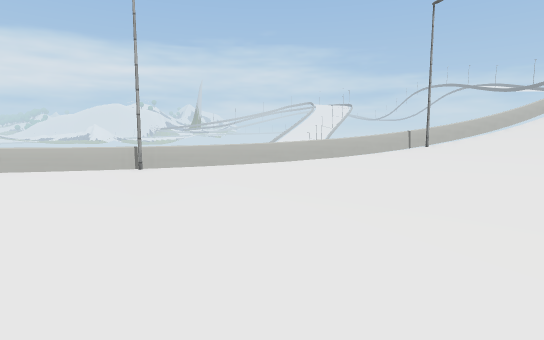
view 1 (above)

15 first-person views from a walk through a Unity game level. The camera is 1.4 m above the floor, tilts 6° down and sees 80° across. The floor is counted in squares, 2 m on a side. Each view is taken from the middle of a square. On the plan, view 1 faces up. The plan holds only what a view shows up to about 10 squares ahead; the rest is blank. The place goes on beyond the plan. Some trees and plants on the terrain are drawn as simple stand-ins. The player character is not drawn. Some surface patterns are stand-ins.

view 2
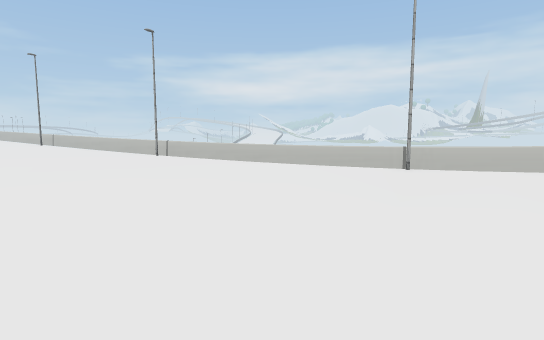

view 3
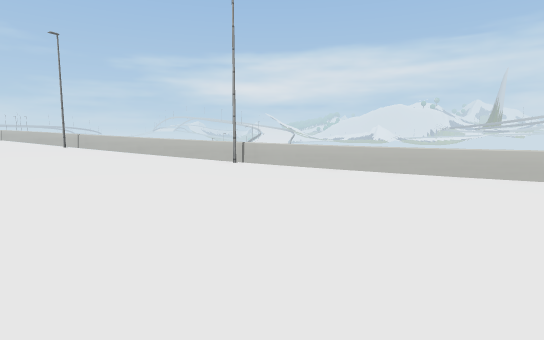

view 4
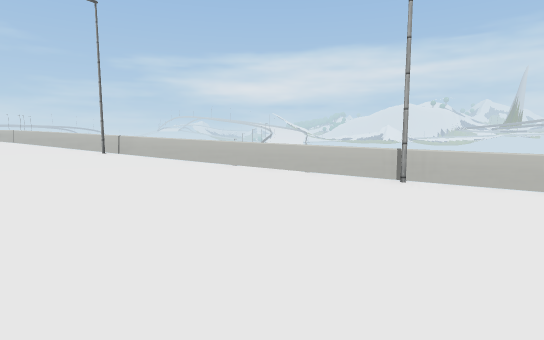

view 5
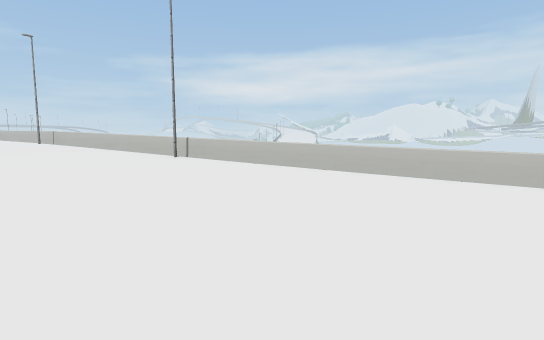

view 6
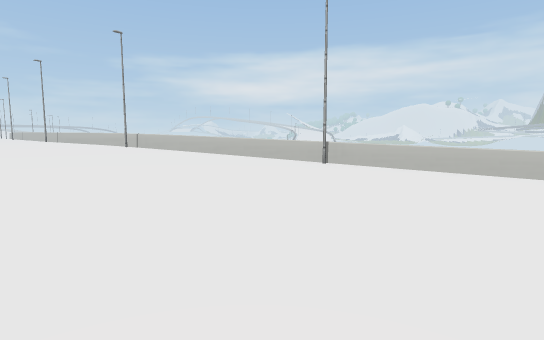

view 7
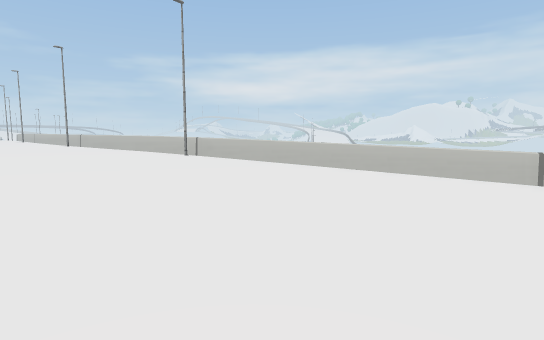

view 8
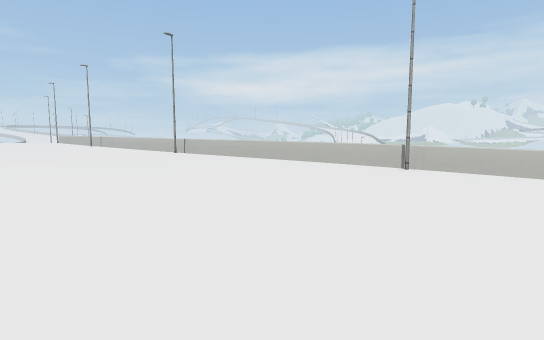

view 9
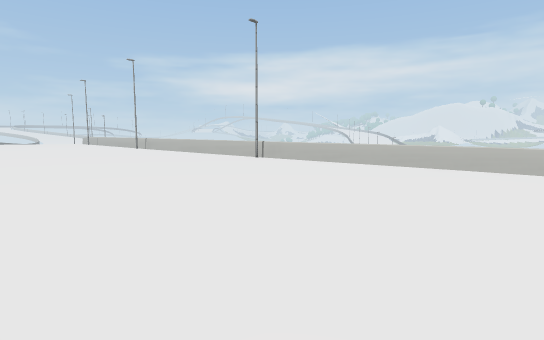

view 10
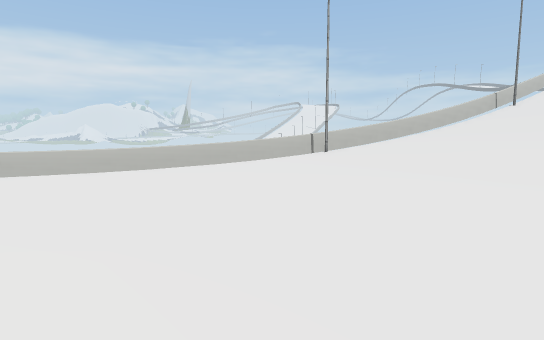

view 11
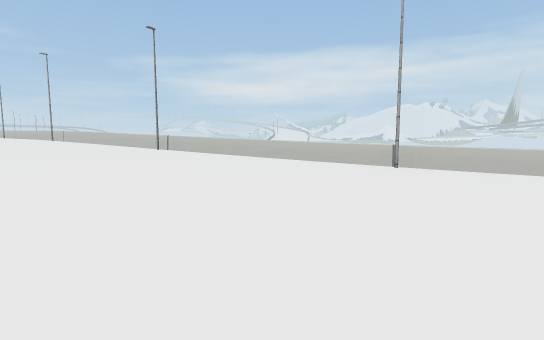

view 12
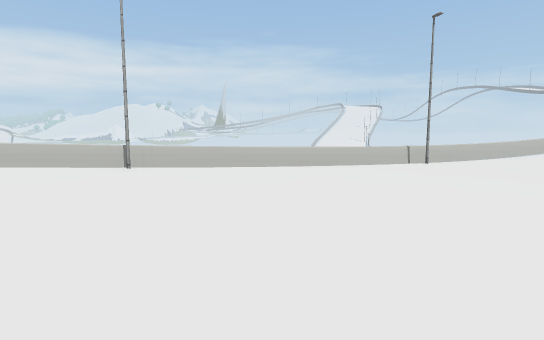

view 13
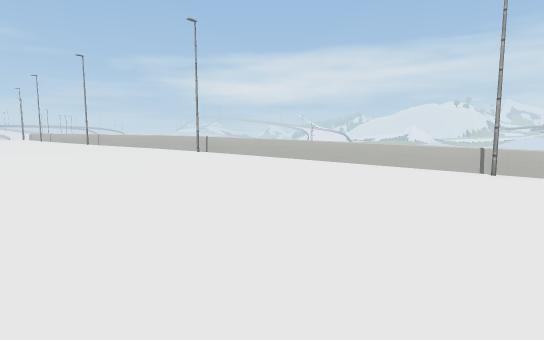

view 14
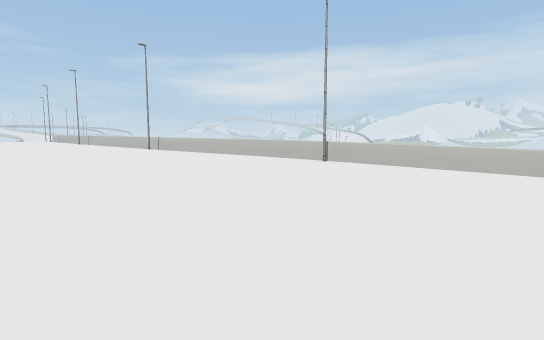

view 15
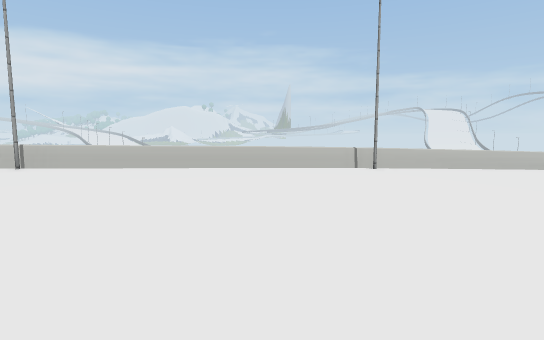

### Floor plan
Key: @ floor where view 1 was taken; # wall or solid block; . main floor; : floor 0.25 m higher than the main floor; + floor 0.5 m higher than the main floor; * floor 0.75 m higher than the main floor; % floor 1 m higher than the main floor; & floor 1.25 m higher than the main floor; / step, stairs or slope; = window, fence, low wall or low ledge.
Columns run from 32 left of view 1 to 6 right of it. Each row starts with its distance up from view 1.
 11                                      ##
 10                                   ###==
  9                                ##===#//
  8                              #===::////
  7                          #===#...::////
  6                       #===.......::+///
  5                  ##===#...........::///
  4              ###===::::...........:://*
  3         ##=====#+++::::...........::+/
  2   ##===#==%***++++++:::............::
  1 #===&%%%%%%***++++++::::.......... :
  0  &&&&%%%%%%***++++++::::........@
 -1 &&&&&%%%%%%****+++++::::...
 -2 &&&&&%%%%%%****++++++::::.
 -3 &&&&&%%%%%%%***+++++
 -4 &&&&&%%%%%%%***++
 -5 &&&&&&%%%%%%*
 -6   &&&&%%

Where each view was taken, in squares from view 1:
view 1: 0 up, 0 right, facing up
view 2: 0 up, 0 right, facing up-left
view 3: 0 up, 4 left, facing up-left
view 4: 0 up, 8 left, facing up-left
view 5: 1 down, 10 left, facing up-left
view 6: 3 down, 13 left, facing up-left
view 7: 3 down, 17 left, facing up-left
view 8: 5 down, 22 left, facing up-left
view 9: 6 down, 25 left, facing up-left
view 10: 1 up, 3 right, facing up
view 11: 2 down, 7 left, facing up-left
view 12: 2 down, 7 left, facing up
view 13: 4 down, 16 left, facing up-left
view 14: 5 down, 20 left, facing up-left
view 15: 6 down, 27 left, facing up
